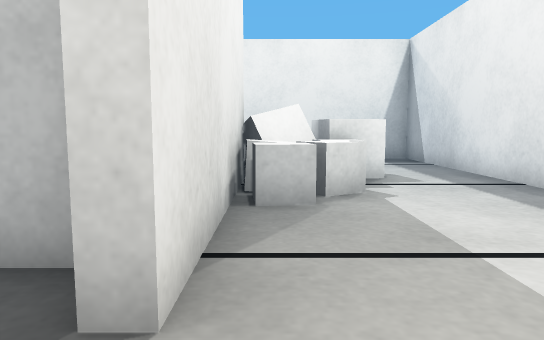
View 1 (above)

20 first-person views from a walk through a robot-simulator world made for Webots. The camera is 0.5 m above the floor, tilts 6° down and sees 70° across. The floor is counted in squares, 0.5 m on a side. Each view is taken from the middle of a square. On the plan, view 1 faces up. The plan holds only what a view shows up to about 13 squares ahead; the rest is blank. The place goes on beyond the plan. The robots in the file are not drawn.

View 2
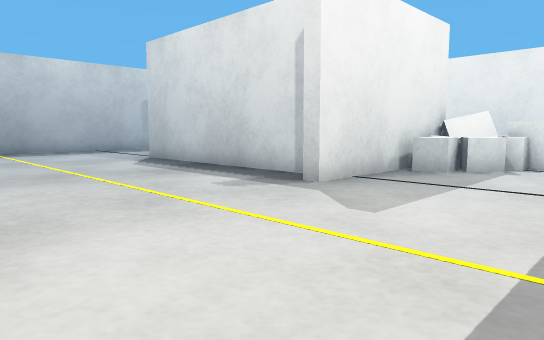

View 3
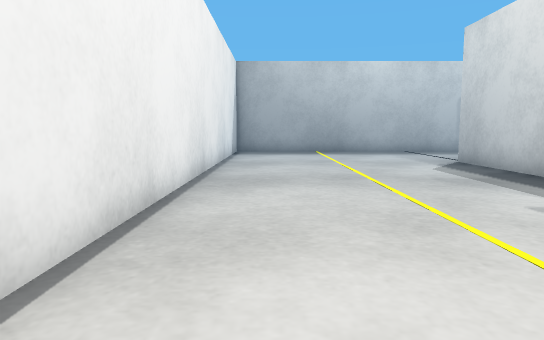

View 4
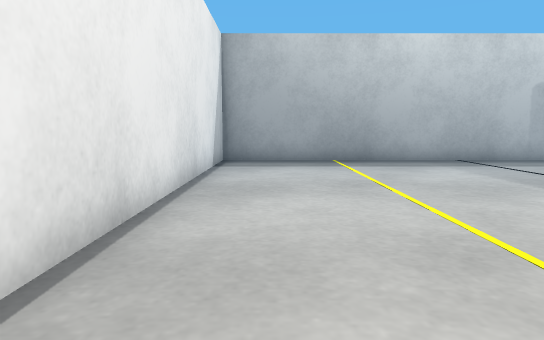

View 5
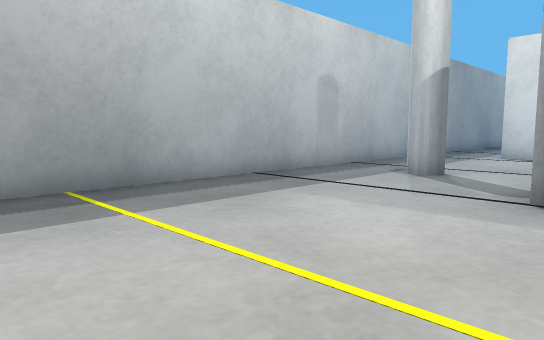

View 6
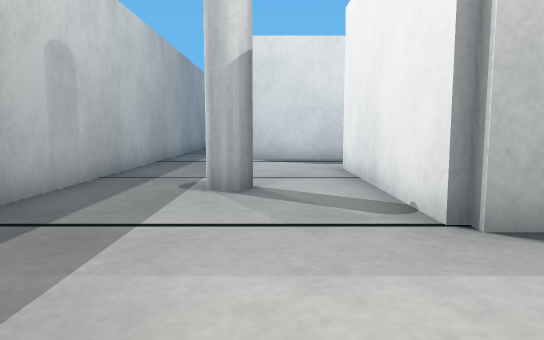

View 7
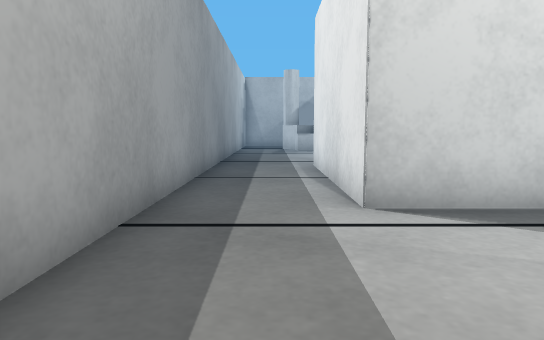

View 8
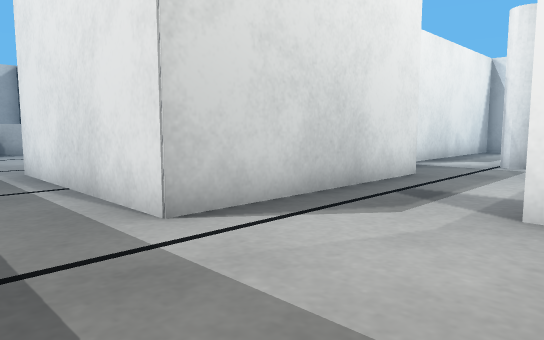

View 9
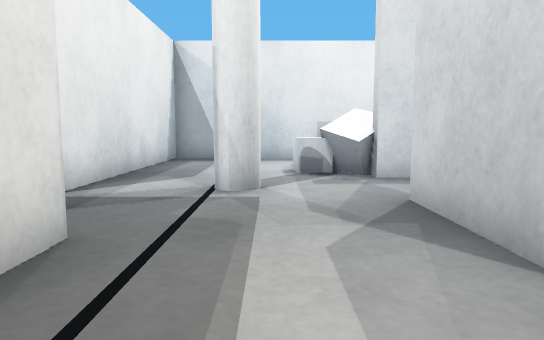

View 10
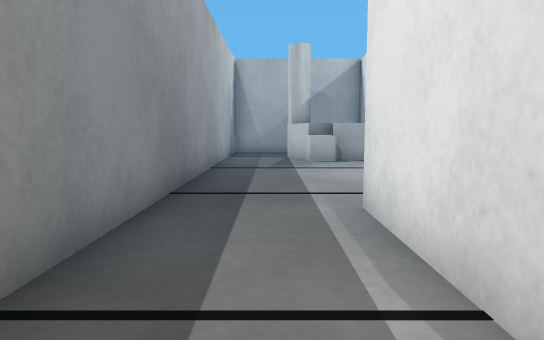

View 11
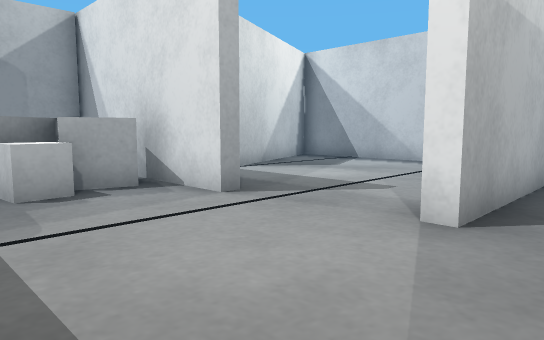

View 12
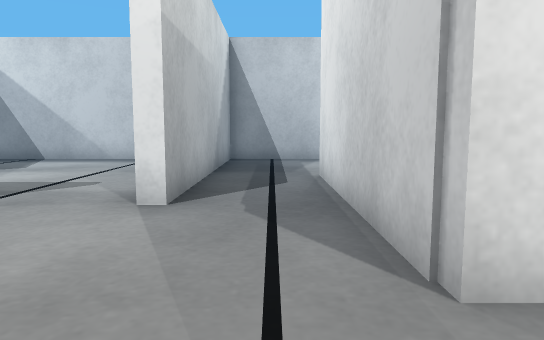

View 13
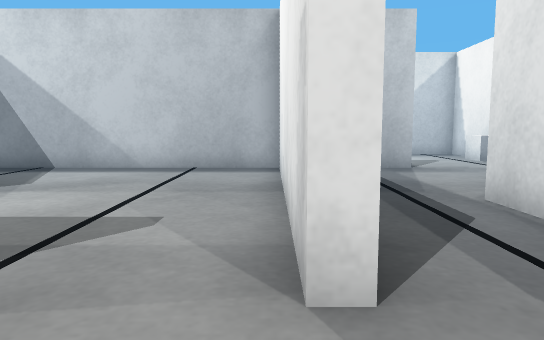

View 14
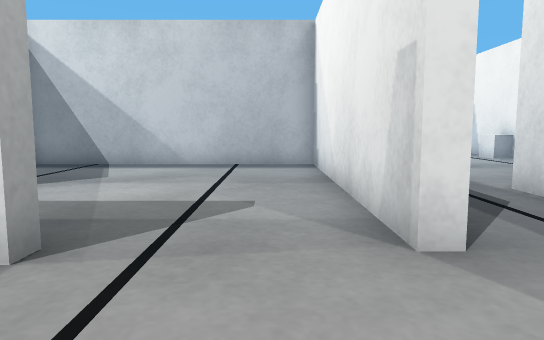

View 15
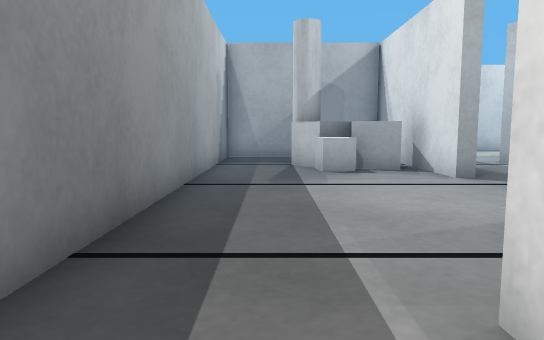

View 16
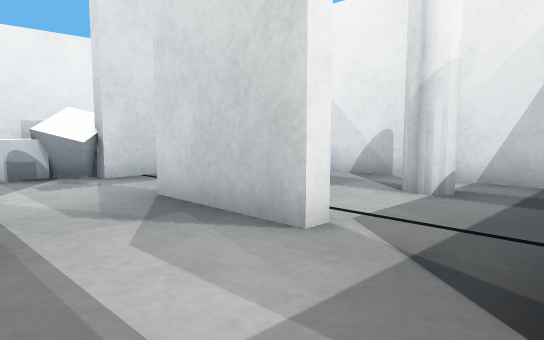

View 17
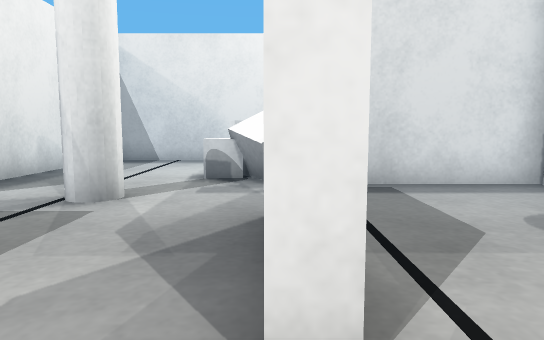

View 18
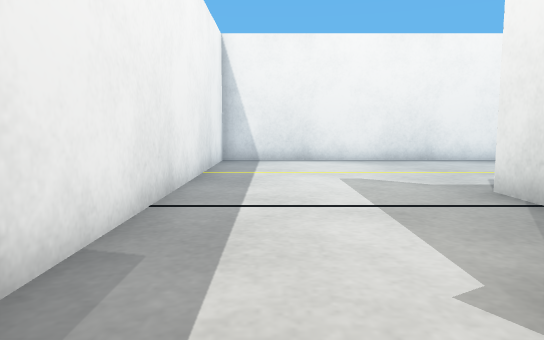

View 19
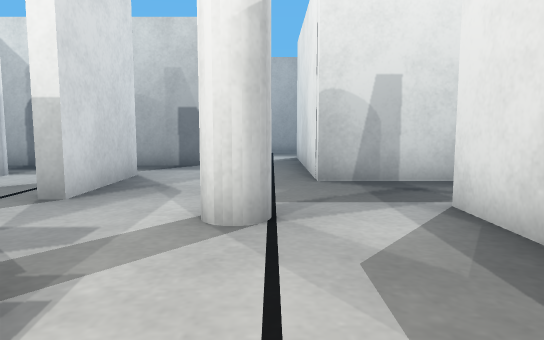

View 20
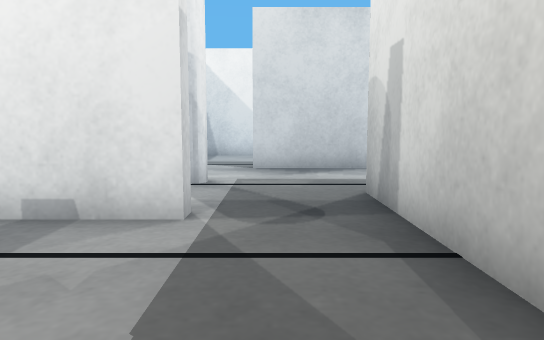

### Floor plan
Points are (right, up) in squares from view 1. A wall is a line through its corners. A room is listed if a view was taken in it or the views show most of it. See-through windows are left out.
Room 1 (views 1, 2, 3, 4, 5, 6, 7, 8, 9, 10, 11, 12, 15, 16, 18, 19)
walls: (-1.4, 2.7) (-9.2, 2.7) (-9.2, 9); (-0.9, 7.8) (-0.6, 7.8) (-0.6, 1.8) (-1, 1.8); (-8.4, 11.9) (-11.8, 11.9) (-11.8, 17.9); (-14.6, 19.5) (-14.6, -4.6) (4.6, -4.6) (4.6, 13.4) (-1.5, 13.4)
ways out: opening at (-13.5, 19) to room 2; opening at (-9, 10) to room 3; opening at (-1, 10.5) to room 3
objects: white pole (-12, 5) to (-11, 6); white box (0, 5) to (1, 5); white box (0, 6) to (0, 7); white box (0, 8); white box (0, 9) to (1, 9); white box (1, 6) to (1, 7); white box (1, 8) to (2, 9); white box (2, 7)
Room 2 (views 13, 14)
walls: (-8.8, 23.9) (-9.2, 23.9) (-9.2, 28.5); (-11.8, 17.9) (-5.5, 17.9); (-14.6, 28.5) (-14.6, 19.5); (-0.9, 18.4) (-0.9, 20.4) (-8.9, 20.4) (-8.9, 20.8)
ways out: opening at (-13.5, 19) to room 1; opening at (-3, 18) to room 4; opening at (-9, 22.5)
objects: white box (-12, 25) to (-11, 25); white box (-12, 26) to (-11, 27); white pole (-12, 27) to (-12, 28); white box (-10, 26) to (-10, 27)
Room 3 (view 17)
walls: (-6.5, 7.6) (-6.5, 8) (-3.5, 8) (-3.5, 7.6); (-8.8, 9.1) (-8.8, 7.2); (-8.8, 4.5) (-8.8, 3.6); (-7.8, 3.1) (-3.1, 3.1); (-0.9, 3) (-0.9, 7.8); (-1.5, 13.4) (-3, 13.4) (-3, 13.8); (-5.5, 14.6) (-5.5, 11.9) (-8.4, 11.9)
ways out: opening at (-9, 10) to room 1; opening at (-1, 10.5) to room 1; opening at (-4, 13.5) to room 4
objects: white pole (-7, 4) to (-6, 5); white pole (-3, 10) to (-2, 11)
Room 4 (view 20)
walls: (-3, 13.8) (-0.9, 13.8); (-0.9, 17.2) (-0.9, 18.4); (-5.5, 16) (-5.5, 14.6)
ways out: opening at (-3, 18) to room 2; opening at (-4, 13.5) to room 3; opening at (-1, 16)

Where each view was taken, in squares from view 1:
view 1: 0 up, 0 right, facing up
view 2: 4 down, 4 right, facing up-left
view 3: 3 down, 3 right, facing left
view 4: 3 down, 2 left, facing left
view 5: 3 down, 8 left, facing up-left
view 6: 1 down, 11 left, facing up
view 7: 7 up, 13 left, facing up
view 8: 8 up, 14 left, facing up-right
view 9: 10 up, 9 left, facing right
view 10: 13 up, 13 left, facing up
view 11: 19 up, 13 left, facing up-right
view 12: 19 up, 14 left, facing right
view 13: 21 up, 11 left, facing right
view 14: 22 up, 12 left, facing right
view 15: 16 up, 13 left, facing up
view 16: 11 up, 9 left, facing down-right
view 17: 8 up, 8 left, facing right
view 18: 8 up, 3 right, facing down
view 19: 11 up, 2 right, facing left
view 20: 18 up, 4 left, facing down
